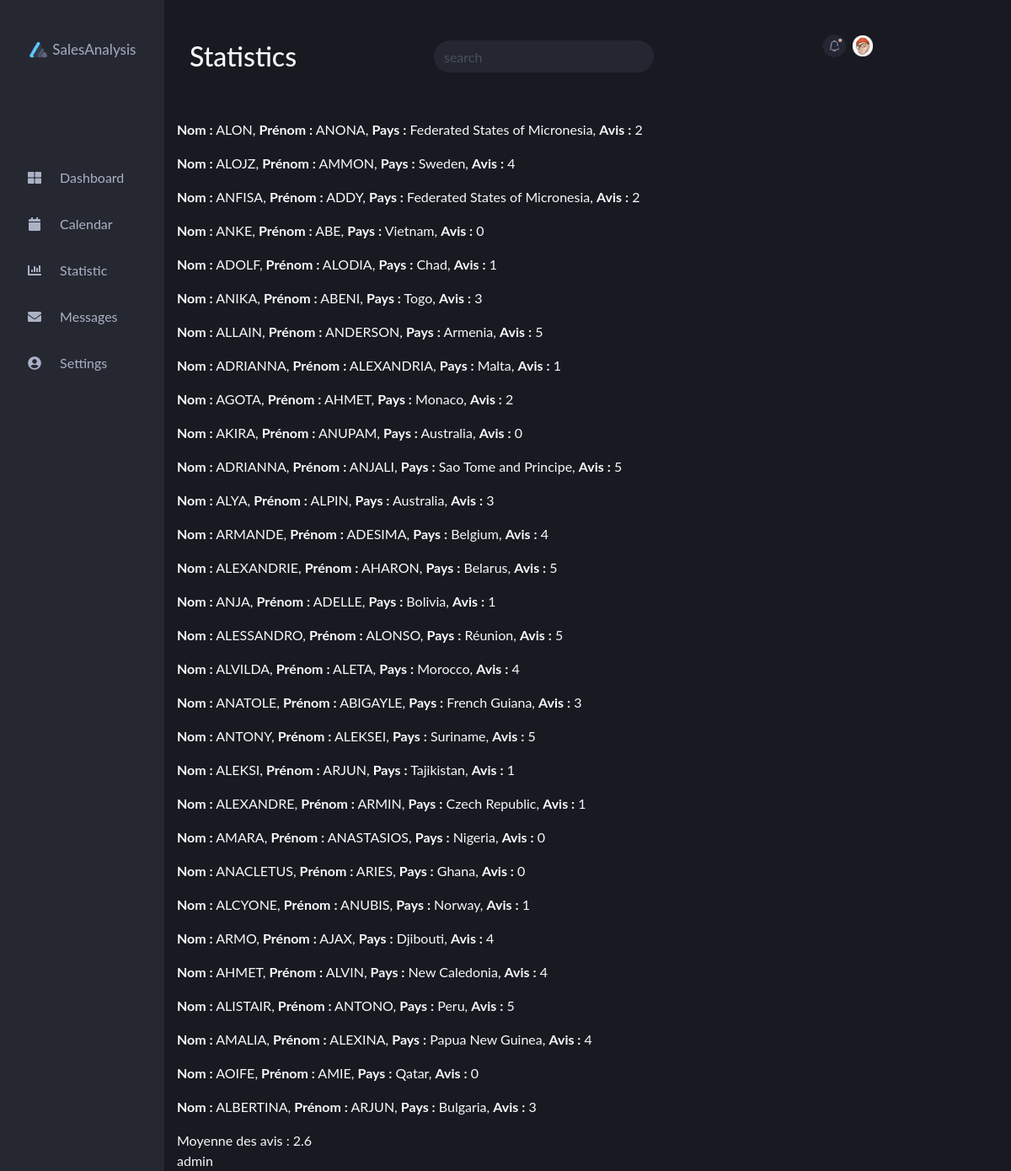
Page /html/statistics.php (signed in) on the committed database.
### tables this page shows
CREATE TABLE `client` (
  `ID` int(11) NOT NULL,
  `NOM` varchar(255) DEFAULT NULL,
  `PRENOM` varchar(255) DEFAULT NULL,
  `PAYS` varchar(255) DEFAULT NULL,
  `AVIS` int(11) NOT NULL
);

### html/statistics.php (the view, shortened to what this page needs)
<!DOCTYPE html>
<html lang="fr" style="background-color: #181921;">
    <head>
        <link rel="stylesheet" href="https://stackpath.bootstrapcdn.com/bootstrap/4.4.1/css/bootstrap.min.css" />
        <link rel="stylesheet" href="https://use.fontawesome.com/releases/v5.2.0/css/all.css" />
    </head>
    <body>
        <div class="container-fluid text-light">
            <div class="row">
                <div class="col-md-2 bg-menu">
                    <div class="logo">
                        <img src="../img/logo2.png">
                        <h4>SalesAnalysis</h4>
                    </div>
                    <br><br><br><br><br>
                    <div class="menu">
                        <ul class="nav flex-column mb-0">
                            <li class="nav-item">
                                <a href="./index.php" class="nav-link section">
                                    <i class="fa fa-th-large mr-3 fa-fw"></i>
                                    Dashboard
                                </a>
                            </li>
                            <li class="nav-item">
                                <a href="#" class="nav-link section">
                                    <i class='fa fa-calendar mr-3 fa-fw'></i>
                                    Calendar
                                </a>
                            </li>
                            <li class="nav-item">
                              <a href="./statistics.php" class="nav-link section">
                                <i class='fas fa-chart-bar mr-3 fa-fw'></i>
                                        Statistic
                                    </a>
                            </li>
                            <li class="nav-item">
                              <a href="#" class="nav-link section">
                                <i class='fa fa-envelope mr-3 fa-fw'></i>
                                        Messages
                                    </a>
                            </li>
                            <li class="nav-item">
                                <a href="./settings.php" class="nav-link section">
                                    <i class='fa fa-user-circle mr-3 fa-fw'></i>
                                        Settings
                                      </a>
                            </li>
                          </ul>
                    </div>
                </div>
                <div class="col-md-10">
                    <div class="container">
                        <div class="row">
                            <div class="col-md-4 pt-5 pb-5">
                                <h2>Statistics</h2>
                            </div>
                            <div class="col-md- pt-5 pb-5">
                                <div class="input-group">
                                    <input class="form-control rounded-pill py-2 pr-5 mr-1 border-0" type="search" value="search" id="example-search-input1">
                                    <span class="input-group-append">
                                        <div class="input-group-text border-0 bg-transparent ml-n5"><i class="fa fa-search"></i></div>
                                    </span>
                                </div>
                            </div>
                            <div class="col-md-4 pt-5 profile pr-5 pb-5">
                                <div class="icons">
                                    <img class="" src="../img/notif.png" style="width: 15%;">
                                    <a href="./signup.php">
                                        <img src="../img/memoji-iphone-ios-13-modified.png" style="width: 10%;"">
                                    </a>
                                </div>
                            </div>
                        </div>
                    </div>
                        <?php
                            require('config.php');
                            function show_database(){
                                global $mysqli;
                                $sql = 'SELECT * from client';
                                $query = $mysqli->query($sql);
                                $somme = 0;
                                $cpt = 0;
                                foreach($query as $client){
                                    print("<p><b>Nom :</b> ".$client['NOM'].", <b>Prénom :</b> ".$client['PRENOM'].", <b>Pays :</b> ".$client["PAYS"].", <b>Avis :</b> ".$client['AVIS']."</p>");
                                    $somme+=$client["AVIS"];
                                    $cpt++;
                                }
                                printf("Moyenne des avis : ".$somme/$cpt."<br>");
                            }
                        ?>
                    <?php
                        show_database();
                        print($_SESSION['username']);
                    ?>
                </div>
            </div>
        </div>
    </body>
</html>

### rows in the picture
client: NOM "ALON", PRENOM "ANONA", PAYS "Federated States of Micronesia", AVIS "2"
client: NOM "ALOJZ", PRENOM "AMMON", PAYS "Sweden", AVIS "4"
client: NOM "ANFISA", PRENOM "ADDY", PAYS "Federated States of Micronesia", AVIS "2"
client: NOM "ANKE", PRENOM "ABE", PAYS "Vietnam", AVIS "0"
client: NOM "ADOLF", PRENOM "ALODIA", PAYS "Chad", AVIS "1"
client: NOM "ANIKA", PRENOM "ABENI", PAYS "Togo", AVIS "3"
client: NOM "ALLAIN", PRENOM "ANDERSON", PAYS "Armenia", AVIS "5"
client: NOM "ADRIANNA", PRENOM "ALEXANDRIA", PAYS "Malta", AVIS "1"
client: NOM "AGOTA", PRENOM "AHMET", PAYS "Monaco", AVIS "2"
client: NOM "AKIRA", PRENOM "ANUPAM", PAYS "Australia", AVIS "0"
client: NOM "ADRIANNA", PRENOM "ANJALI", PAYS "Sao Tome and Principe", AVIS "5"
client: NOM "ALYA", PRENOM "ALPIN", PAYS "Australia", AVIS "3"
client: NOM "ARMANDE", PRENOM "ADESIMA", PAYS "Belgium", AVIS "4"
client: NOM "ALEXANDRIE", PRENOM "AHARON", PAYS "Belarus", AVIS "5"
client: NOM "ANJA", PRENOM "ADELLE", PAYS "Bolivia", AVIS "1"
client: NOM "ALESSANDRO", PRENOM "ALONSO", PAYS "Réunion", AVIS "5"
client: NOM "ALVILDA", PRENOM "ALETA", PAYS "Morocco", AVIS "4"
client: NOM "ANATOLE", PRENOM "ABIGAYLE", PAYS "French Guiana", AVIS "3"
client: NOM "ANTONY", PRENOM "ALEKSEI", PAYS "Suriname", AVIS "5"
client: NOM "ALEKSI", PRENOM "ARJUN", PAYS "Tajikistan", AVIS "1"
client: NOM "ALEXANDRE", PRENOM "ARMIN", PAYS "Czech Republic", AVIS "1"
client: NOM "AMARA", PRENOM "ANASTASIOS", PAYS "Nigeria", AVIS "0"
client: NOM "ANACLETUS", PRENOM "ARIES", PAYS "Ghana", AVIS "0"
client: NOM "ALCYONE", PRENOM "ANUBIS", PAYS "Norway", AVIS "1"
client: NOM "ARMO", PRENOM "AJAX", PAYS "Djibouti", AVIS "4"
client: NOM "AHMET", PRENOM "ALVIN", PAYS "New Caledonia", AVIS "4"
client: NOM "ALISTAIR", PRENOM "ANTONO", PAYS "Peru", AVIS "5"
client: NOM "AMALIA", PRENOM "ALEXINA", PAYS "Papua New Guinea", AVIS "4"
client: NOM "AOIFE", PRENOM "AMIE", PAYS "Qatar", AVIS "0"
client: NOM "ALBERTINA", PRENOM "ARJUN", PAYS "Bulgaria", AVIS "3"

### other values in the picture
$_SESSION['username'] "admin"
